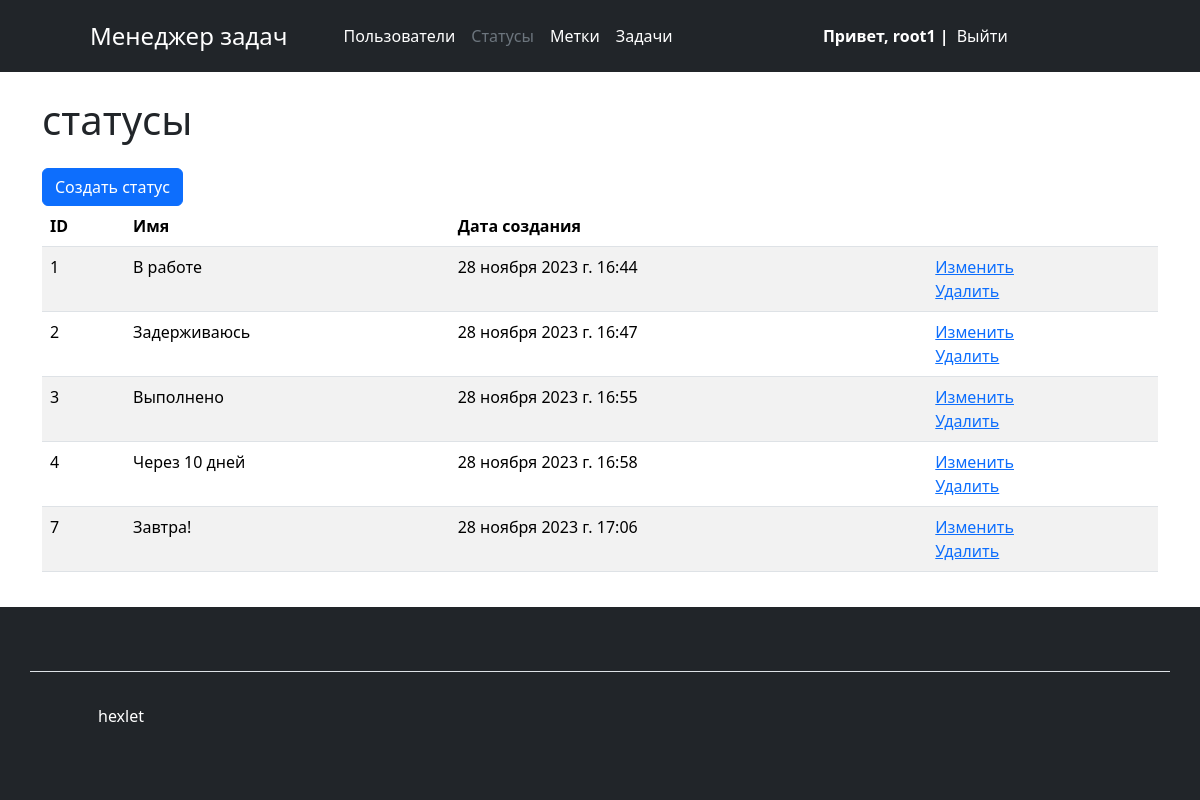
/statuses/ (signed in), run on the app's committed database.
### users/models.py (models this page shows, shortened)
class User(AbstractUser):
    created_at = models.DateTimeField(auto_now_add=True)

### statuses/models.py (models this page shows, shortened)
class Status(models.Model):
    name = models.CharField(max_length=150,
                            unique=True,
                            blank=False,
                            verbose_name=_('Name'),)
    created_at = models.DateTimeField(
        auto_now_add=True,
        verbose_name=_('Creation date')
    )
    class Meta:
        verbose_name = _('Status')
        verbose_name_plural = _('Statuses')

### statuses/views.py (the view)
# urls.py: path('', views.StatusesListView.as_view(), name='all_statuses'),
class StatusesListView(AuthRequiredMixin, ListView):
    template_name = 'statuses/statuses.html'
    model = Status
    context_object_name = 'statuses'
    def get_context_data(self, **kwargs):
        context = super().get_context_data(**kwargs)
        context['logo'] = _('Task Manager')
        context['title'] = _('Task Manager')
        context['current_page'] = 'statuses'
        return context

### task_manager/mixins.py (called while the page is built)
    def dispatch(self, request, *args, **kwargs):
        if not request.user.is_authenticated:
            messages.error(request, self.auth_message)
            return redirect(reverse_lazy('users:login'))
        return super().dispatch(request, *args, **kwargs)

### statuses/templates/statuses/statuses.html
{% extends "base.html" %}
{% load django_bootstrap5 %}
{% load i18n %}
{% block content %}
    <h1 class="my-4">{% trans 'statuses' %}</h1>
    <a class="btn btn-primary" href="{% url 'statuses:status_create' %}">{% trans 'Create status' %}</a>
    <table class="table table-striped table-hover">
        <thead class="thead-dark">
            <tr>
                <th>ID</th>
                <th>{% trans 'Name' %}</th>
                <th>{% trans 'Creation date' %}</th>
                <th></th>
            </tr>
        </thead>
        <tbody>
            {% if statuses %}
                {% for status in statuses %}
                    <tr>
                        <td>{{ status.id }}</td>
                        <td>{{ status.name }}</td>
                        <td>{{ status.created_at }}</td>
                        <td>
                          <a href="{% url 'statuses:status_update' status.id %}">{% trans 'Update' %}</a>
                          <br>
                          <a href="{% url 'statuses:status_delete' status.id %}">{% trans 'Delete' %}</a>
                        </td>
                    </tr>
                {% endfor %}
            {% endif %}
        </tbody>
    </table>
{% endblock %}

### manager/templates/manager/components/header.html
{% load i18n %}
<header class="p-3 text-bg-dark">
    <div class="container">
        <div class="d-flex flex-wrap align-items-center justify-content-center justify-content-lg-start">
            <a href="/" class="d-flex  mb-2 mb-lg-0 text-white text-decoration-none" previewlistener="true">
                <svg class="bi me-2" width="40" height="32" role="img" aria-label="Bootstrap">
                    <use xlink:href="#bootstrap"></use>
                </svg>
            </a>
            <a class="navbar-brand fs-4 me-5" href="/" previewlistener="true">{{ logo }}</a>
            <ul class=" nav col-12 col-lg-auto me-lg-auto mb-2 justify-content-center mb-md-0">
                <li>
                    <a href="{% url 'users:users_index' %}"
                       class="nav-link px-2 {% if current_page == 'users_index' %}text-secondary {% else %} text-white {% endif %}">
                        {% trans "Users" %}</a>
                </li>
                {% if user.is_authenticated %}
                <li><a href="{% url 'statuses:all_statuses' %}"
                       class="nav-link px-2 {% if current_page == 'statuses' %}text-secondary {% else %} text-white {% endif %}">{% trans "Statuses" %}</a></li>
                <li><a href="{% url 'labels:all_labels' %}"
                       class="nav-link px-2 {% if current_page == 'labels' %}text-secondary {% else %} text-white {% endif %}">{% trans "Tags" %}</a></li>
                <li><a href="{% url 'tasks:tasks' %}"
                       class="nav-link px-2 {% if current_page == 'tasks' %}text-secondary {% else %} text-white {% endif %}">{% trans "Tasks" %}</a></li>
                {% endif %}
                </ul>
                {% if not user.is_authenticated %}
                <div class="text-end">
                    <a href="{% url 'users:login' %}" class="btn btn-outline-light me-2">{% trans "login" %}</a>
                    <a href="{% url 'users:register' %}" class="btn btn-warning">{% trans "sigh up" %}</a>
                </div>
                {% else %}
                <div class="text-end text-white fw-bold">
                     {% trans 'Hello' %}, {{ user.username }} |
                </div>
                <ul class=" nav col-12 col-lg-auto me-lg-auto mb-2 justify-content-center mb-md-0">
                    <li><a href="{% url 'users:logout' %}" class="nav-link px-2 text-white">{% trans ' logout' %}</a></li>
                </ul>
                {% endif %}
        </div>
    </div>
</header>

### data on the page
User: username "root1"
Status: id "1", name "В работе", created_at "28 ноября 2023 г. 16:44"
Status: id "2", name "Задерживаюсь", created_at "28 ноября 2023 г. 16:47"
Status: id "3", name "Выполнено", created_at "28 ноября 2023 г. 16:55"
Status: id "4", name "Через 10 дней", created_at "28 ноября 2023 г. 16:58"
Status: id "7", name "Завтра!", created_at "28 ноября 2023 г. 17:06"

### other printed values
{{ logo }} "Менеджер задач"
